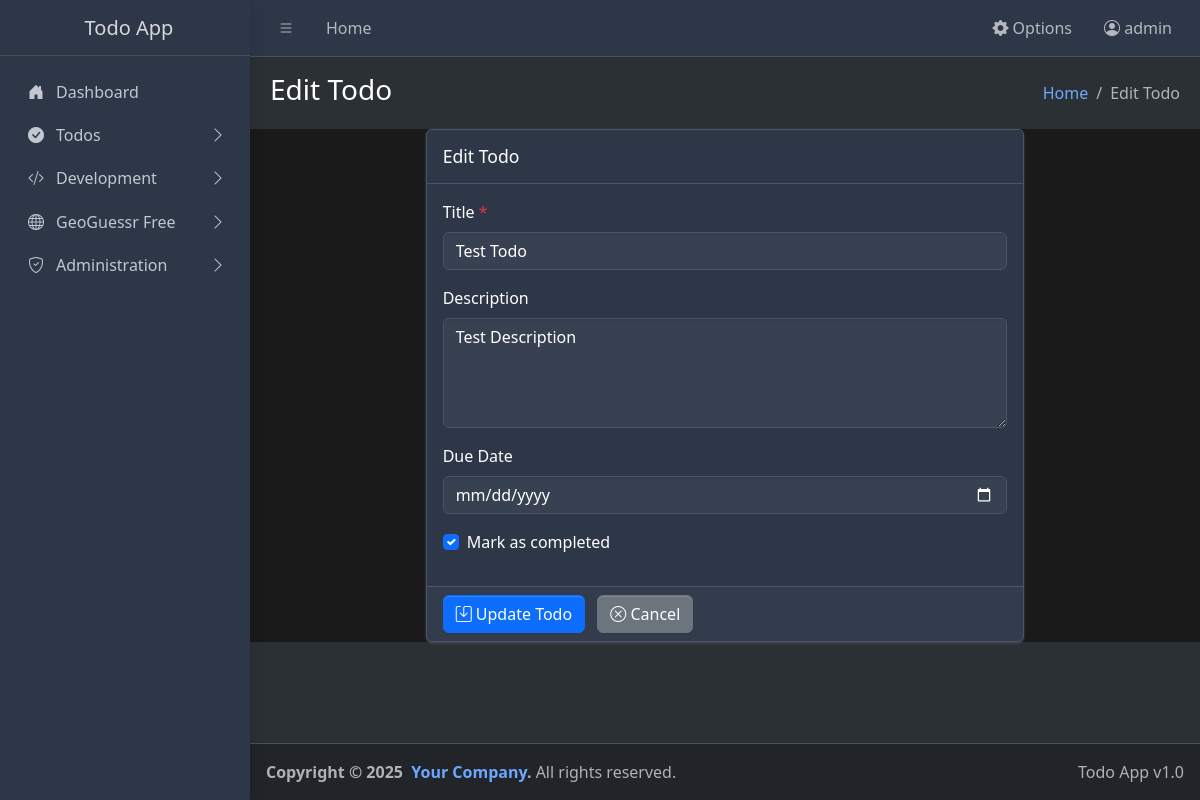
Before: /todo/1/edit (signed in) with the older database file.
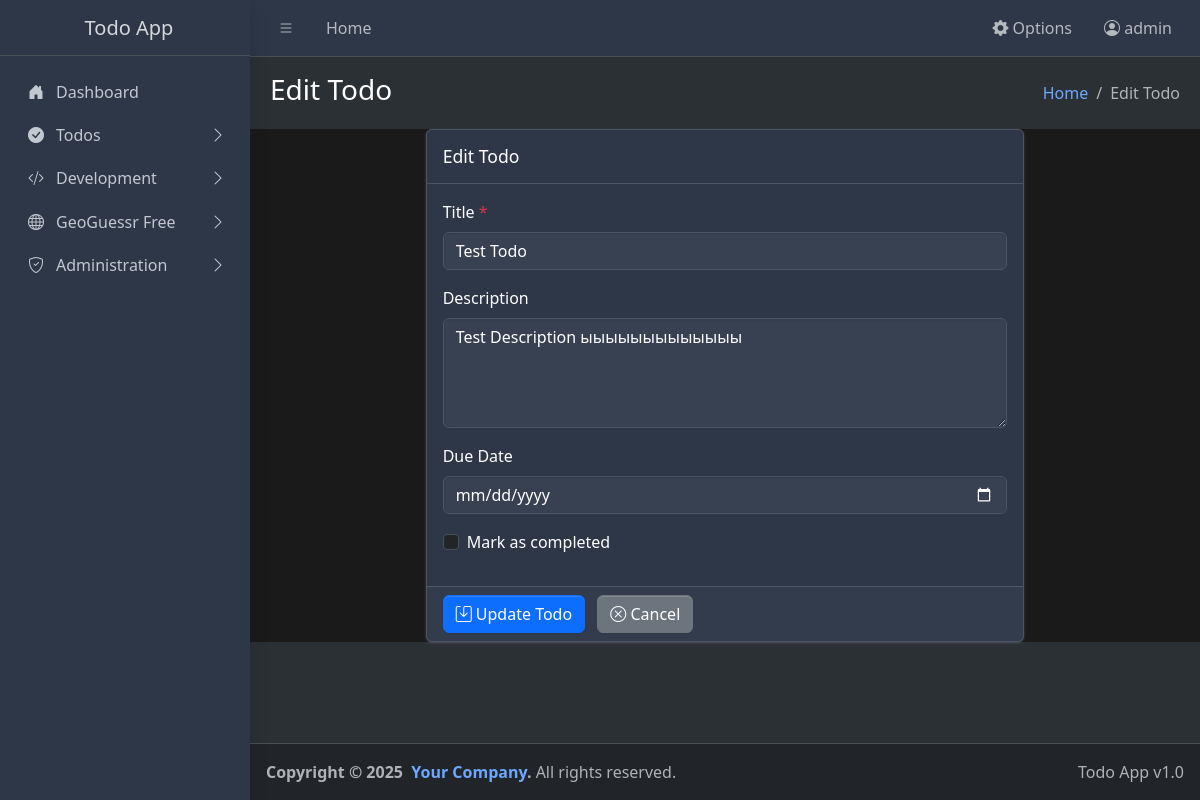
After: the same page with the newer database file.
### app.py (models this page shows, shortened)
class Todo(db.Model):
    id = db.Column(db.Integer, primary_key=True)
    title = db.Column(db.String(100), nullable=False)
    description = db.Column(db.Text)
    completed = db.Column(db.Boolean, default=False)
    created_at = db.Column(db.DateTime, default=datetime.utcnow)
    updated_at = db.Column(db.DateTime, default=datetime.utcnow, onupdate=datetime.utcnow)
    due_date = db.Column(db.DateTime, nullable=True)

### app.py (the view, shortened to what this page needs)
@app.route('/todo/<int:id>/edit', methods=['GET', 'POST'])
@login_required
def edit_todo(id):
    todo = Todo.query.get_or_404(id)
    return render_template('todo_form.html', todo=todo)

### app.py (called while the page is built, shortened)
def get_locale():
    try:
        from flask import g
        if hasattr(g, 'babel_locale') and g.babel_locale:
            logger.debug(f"get_locale from g: {g.babel_locale}")
            return g.babel_locale
    except Exception as e:
        logger.error(f"Error in get_locale: {e}")
        return app.config['BABEL_DEFAULT_LOCALE']

@app.before_request
def load_user_settings():
    if 'language' not in session:
        session['language'] = app.config['BABEL_DEFAULT_LOCALE']
    if 'theme' not in session:
        session['theme'] = 'dark'
    if 'per_page' not in session:
        session['per_page'] = 10
    from flask import g
    g.babel_locale = session.get('language', app.config['BABEL_DEFAULT_LOCALE'])

@login_manager.user_loader
def load_user(user_id):
    return User.query.get(int(user_id))

### templates/todo_form.html (shortened to what this page needs)
{% extends "base.html" %}
{% block page_title %}{{ _('Edit') if todo else _('Add') }} {{ _('Todo') }}{% endblock %}
{% block breadcrumb %}{{ _('Edit') if todo else _('Add') }} {{ _('Todo') }}{% endblock %}
{% block content %}
<div class="row">
  <div class="col-md-8 offset-md-2">
    <div class="card">
      <div class="card-header">
        <h3 class="card-title">{{ _('Edit') if todo else _('Add New') }} {{ _('Todo') }}</h3>
      </div>
      <form method="post">
        <div class="card-body">
          <div class="mb-3">
            <label for="title" class="form-label">{{ _('Title') }} <span class="text-danger">*</span></label>
            <input
              type="text"
              class="form-control"
              id="title"
              name="title"
              value="{{ todo.title if todo else '' }}"
              required
              maxlength="100"
            />
          </div>
          <div class="mb-3">
            <label for="description" class="form-label">{{ _('Description') }}</label>
            <textarea
              class="form-control"
              id="description"
              name="description"
              rows="4"
              maxlength="500"
            >{{ todo.description if todo else '' }}</textarea>
          </div>
          <div class="mb-3">
            <label for="due_date" class="form-label">{{ _('Due Date') }}</label>
            <input
              type="date"
              class="form-control"
              id="due_date"
              name="due_date"
              value="{{ todo.due_date.strftime('%Y-%m-%d') if todo and todo.due_date else '' }}"
            />
          </div>
          {% if todo %}
          <div class="mb-3 form-check">
            <input
              type="checkbox"
              class="form-check-input"
              id="completed"
              name="completed"
              {{ 'checked' if todo.completed else '' }}
            />
            <label class="form-check-label" for="completed">
              {{ _('Mark as completed') }}
            </label>
          </div>
          {% endif %}
        </div>
        <div class="card-footer">
          <button type="submit" class="btn btn-primary">
            <i class="bi bi-save"></i> {{ _('Update') if todo else _('Create') }} {{ _('Todo') }}
          </button>
          <a href="{{ url_for('index') }}" class="btn btn-secondary ms-2">
            <i class="bi bi-x-circle"></i> {{ _('Cancel') }}
          </a>
        </div>
      </form>
    </div>
  </div>
</div>
{% endblock %}

Changed rows visible on the page:
changed Todo "Test Todo": description "Test Description" → "Test Description ыыыыыыыыыыыыы"
Other visible differences:
form field completed: "☑" → "☐"
